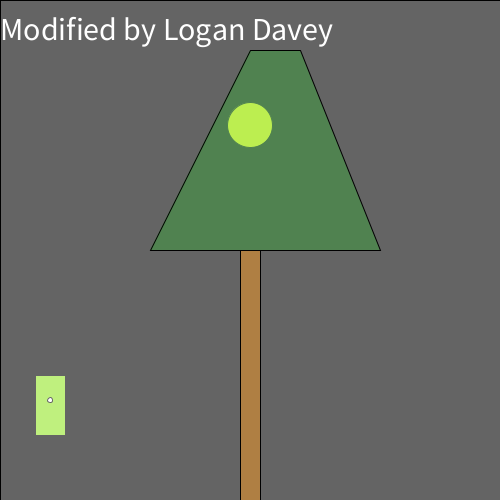
Frame 1 (no input)
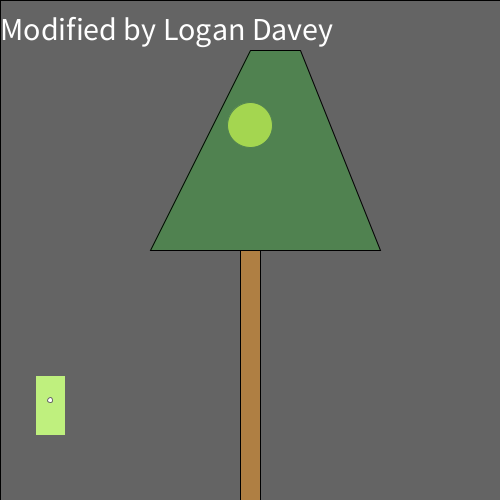
Frame 60 (the mouse pressed at the canvas centre just before this capture)
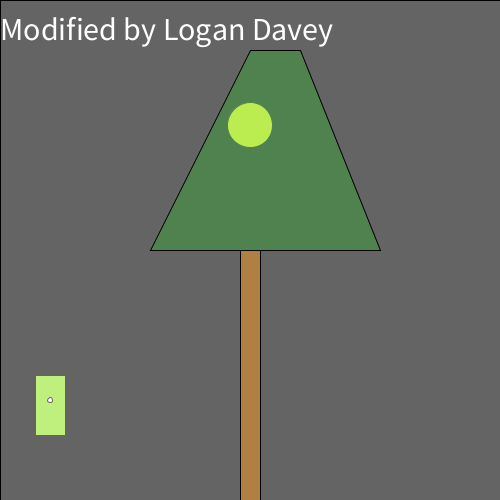
Frame 120 (the mouse held since frame 60 and released just before this capture)

The Processing sketch that drew these frames (run headless with seeded random() and noise(); from frame 60 on, the mouse is pressed at the canvas centre):

// Processing sketch: processing_160187
// ── processing_160187.pde

/*
  Norm Krumpe
  September 22, 2012
  Models a light that is triggered by motion (in this case, motion
  of the mouse).  The light also has a timer.  So, motion turns on the
  light, but a certain amount of time passing with no motion will
  cause the light to turn off again.
*/

// How close you need to get to the
// light sensor in order to turn on
// the light.  Higher values make it
// easier to trigger the light.  Distance
// is measured in pixels.
final int TRIGGER_DISTANCE = 50;

// The location of the sensor:
final int SWITCH_CENTER_X = 50;
final int SWITCH_CENTER_Y = 400;

// seconds until light shuts off automatically when there is no motion
final float SECONDS_UNTIL_AUTO_SHUTOFF = 10; 

// Light will initially be on because of this next value.
// Want the light off initially?  
// Set this to something less than SECONDS_UNTIL_AUTO_SHUTOFF
float timeOfLastTrigger = 0; 
boolean revealTriggerRegion = false;

// Just choose a window size
void setup() {
  size(500, 500);
}

// Each time the mouse moves, check to see
// if it triggered the motion sensor
void mouseMoved() {
  if (motionSensorWasTriggered()) {
    timeOfLastTrigger = millis()/1000.0;
  }
}

// When a key is pressed, toggle the "cheat" that
// reveals the motion sensor's trigger region.
void keyPressed() {
  revealTriggerRegion = !revealTriggerRegion;
}

// Draw the various parts of the scene
void draw() {
  background(0);
  textSize(32);
  fill(255);
  text("Modified by Logan Davey", 0, 40);
   
  drawLightSwitch();
  drawLamp();  
  drawTriggerRegion();
}

// Draws all components of the lamp
void drawLamp() {
  drawLight();
  fill(0, 255, 0, 50);
  quad(250, 50, 300, 50, 380, 250, 150, 250);
  fill(175, 127, 67);
  rect(240, 250, 20, 250);
}

// How the light gets drawn depends on whether
// the lightbulb is lit.
void drawLight() {

  if (secondsSinceLastTrigger() < SECONDS_UNTIL_AUTO_SHUTOFF) {
    // If the light is on:
    int strength = (int)random(156, 256);
    fill(strength, strength, 0);
    ellipse(250, 125, 45, 45);
    fill(255, 100);
    rect(0, 0, width, height);
  }

  else {
    // Light is off:
    fill(10, 10, 0);
    ellipse(250, 125, 45, 45);
  }
}

// Draw the light switch/sensor
void drawLightSwitch() {
  fill(150, 230, 43);
  rect(SWITCH_CENTER_X - 15, SWITCH_CENTER_Y - 25, 30, 60);
  fill(255);
  ellipse(SWITCH_CENTER_X, SWITCH_CENTER_Y, 5, 5);
}

// Return true if the mouse triggered the sensor
boolean motionSensorWasTriggered() {
  return distanceFromLightSwitch() < TRIGGER_DISTANCE;
}

// Compute the distance between the mouse and the sensor
float distanceFromLightSwitch() {  
  return dist(mouseX, mouseY, SWITCH_CENTER_X, SWITCH_CENTER_Y);
}

// Determine how long it has been since the motion sensor
// was last turned on.
float secondsSinceLastTrigger() {
  return millis()/1000.0 - timeOfLastTrigger;
}

// Show a "cheat" region so that you know where the mouse
// needs to go in order to trigger the light sensor
void drawTriggerRegion() {
  if (revealTriggerRegion) {
    fill(255, 25);
    ellipse(SWITCH_CENTER_X, SWITCH_CENTER_Y, 
    TRIGGER_DISTANCE * 2, TRIGGER_DISTANCE * 2);
  }
}
